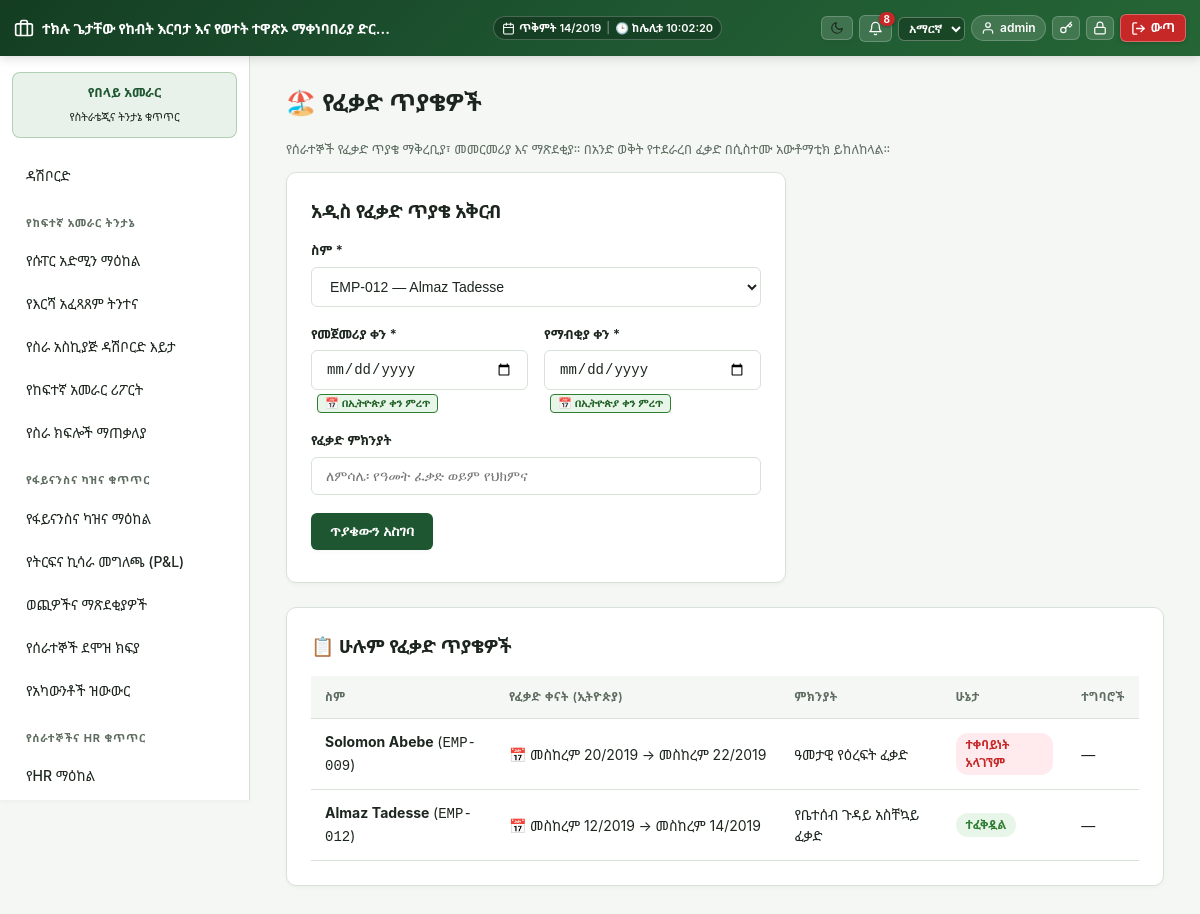
Screenshot of /modules/employees/leave.php (signed in) with the database file from the repository.
### tables this page shows
CREATE TABLE `leave_requests` (
  `id` int(11) NOT NULL,
  `employee_id` int(11) NOT NULL,
  `start_date` date NOT NULL,
  `end_date` date NOT NULL,
  `reason` varchar(255) DEFAULT NULL,
  `status` enum('pending','manager_approved','approved','rejected') NOT NULL DEFAULT 'pending'
);

CREATE TABLE `employees` (
  `id` int(11) NOT NULL,
  `user_id` int(11) DEFAULT NULL,
  `department_id` int(11) DEFAULT NULL,
  `employee_number` varchar(30) NOT NULL,
  `national_id` varchar(50) DEFAULT NULL,
  `blood_group` varchar(10) DEFAULT 'O+',
  `full_name` varchar(150) NOT NULL,
  `amharic_name` varchar(150) DEFAULT NULL,
  `job_title` varchar(100) DEFAULT NULL,
  `employment_type` enum('permanent','contract','daily','temporary') NOT NULL DEFAULT 'permanent',
  `phone` varchar(30) DEFAULT NULL,
  `emergency_contact` varchar(150) DEFAULT NULL,
  `emergency_contact_phone` varchar(50) DEFAULT NULL,
  `photo_path` varchar(255) DEFAULT NULL,
  `phone_alt` varchar(20) DEFAULT NULL,
  `hire_date` date DEFAULT NULL,
  `base_salary` decimal(12,2) DEFAULT NULL,
  `is_driver` tinyint(1) NOT NULL DEFAULT 0,
  `status` enum('active','on_leave','terminated') NOT NULL DEFAULT 'active'
);

### includes/auth.php (called while the page is built, shortened)
<?php
require_once __DIR__ . '/../config/db.php';
require_once __DIR__ . '/functions.php';
function current_user(): ?array
{
    return $_SESSION['user'] ?? null;
}

### includes/functions.php (called while the page is built, shortened)
<?php
require_once __DIR__ . '/../config/db.php';
require_once __DIR__ . '/ethiopian_calendar.php';
function h(?string $s): string { return htmlspecialchars($s ?? '', ENT_QUOTES, 'UTF-8'); }
function current_locale(): string
{
    $user = current_user();
    $locale = $user['locale'] ?? ($_SESSION['guest_locale'] ?? 'en');
    return array_key_exists($locale, SUPPORTED_LOCALES) ? $locale : 'en';
}
function t(string $key, ?string $fallback = null): string
{
    static $cache = [];
    $locale = current_locale();
    if (!isset($cache[$locale])) {
        $path = __DIR__ . "/lang/{$locale}.php";
        $cache[$locale] = file_exists($path) ? require $path : [];
    }
    if (!isset($cache['en'])) {
        $pathEn = __DIR__ . '/lang/en.php';
        $cache['en'] = file_exists($pathEn) ? require $pathEn : [];
    }
    return $cache[$locale][$key] ?? $cache['en'][$key] ?? $fallback ?? $key;
}

### config/db.php (called while the page is built, shortened)
<?php
function db(): PDO
{
    static $pdo = null;
    if ($pdo === null) {
        try {
            $pdo = new PDO(
                "mysql:host=" . DB_HOST . ";dbname=" . DB_NAME . ";charset=utf8mb4",
                DB_USER,
                DB_PASS,
                [
                    PDO::ATTR_ERRMODE => PDO::ERRMODE_EXCEPTION,
                    PDO::ATTR_DEFAULT_FETCH_MODE => PDO::FETCH_ASSOC,
                ]
            );
        } catch (PDOException $e) {
            die('Database connection failed: ' . htmlspecialchars($e->getMessage()) .
                '<br>Check config/db.php — is MySQL running in XAMPP, and does the "aleltu_eifms" database exist?');
        }
    }
    return $pdo;
}

### includes/ethiopian_calendar.php (called while the page is built, shortened)
<?php
class EthiopianDate {
    public static array $months = [
        1 => 'መስከረም',
        2 => 'ጥቅምት',
        3 => 'ህዳር',
        4 => 'ታህሳስ',
        5 => 'ጥር',
        6 => 'የካቲት',
        7 => 'መጋቢት',
        8 => 'ሚያዝያ',
        9 => 'ግንቦት',
        10 => 'ሰኔ',
        11 => 'ሐምሌ',
        12 => 'ነሐሴ',
        13 => 'ጳጉሜን'
    ];
    public static array $weekdays = [
        0 => 'እሁድ',
        1 => 'ሰኞ',
        2 => 'ማክሰኞ',
        3 => 'ረቡዕ',
        4 => 'ሐሙስ',
        5 => 'አርብ',
        6 => 'ቅዳሜ'
    ];
    public static function fromGregorian(int $gy, int $gm, int $gd): array {
        $jdn = gregoriantojd($gm, $gd, $gy);
        $r = ($jdn - self::ETHIOPIC_EPOCH) % 1461;
        $n = ($r % 365) + 365 * intdiv($r, 1460);
        $ey = 4 * intdiv($jdn - self::ETHIOPIC_EPOCH, 1461) + intdiv($r, 365) - intdiv($r, 1460);
        $em = intdiv($n, 30) + 1;
        $ed = ($n % 30) + 1;
        return [$ey, $em, $ed];
    }
    public static function format(?string $dateStr, string $format = 'medium'): string {
        $time = strtotime($dateStr);
        $gy = (int)date('Y', $time);
        $gm = (int)date('n', $time);
        $gd = (int)date('j', $time);
        $w  = (int)date('w', $time);
        [$ey, $em, $ed] = self::fromGregorian($gy, $gm, $gd);
        $monthName = self::$months[$em] ?? '';
        $weekdayName = self::$weekdays[$w] ?? '';
        return match ($format) {
            'short'   => sprintf('%02d/%02d/%04d', $ed, $em, $ey),
            'numeric' => sprintf('%04d-%02d-%02d', $ey, $em, $ed),
            'long'    => sprintf('%s፣ %s %d ቀን %d ዓ.ም', $weekdayName, $monthName, $ed, $ey),
            default   => sprintf('%s %d/%d', $monthName, $ed, $ey)
        };
    }
}
function eth_date(?string $dateStr, string $format = 'medium'): string {
    return EthiopianDate::format($dateStr, $format);
}

### modules/employees/leave.php (the view, shortened to what this page needs)
<?php
require_once __DIR__ . '/../../includes/functions.php';
require_once __DIR__ . '/../../includes/auth.php';
require_once __DIR__ . '/../../includes/header.php';
$employees = db()->query("SELECT id, employee_number, full_name FROM employees WHERE status = 'active' ORDER BY full_name")->fetchAll();
$leaves = db()->query(
    "SELECT l.*, e.full_name, e.employee_number FROM leave_requests l JOIN employees e ON e.id = l.employee_id ORDER BY l.id DESC LIMIT 30"
)->fetchAll();
?>
<h2 class="mt-0">🏖️ <?= h(t('nav.leave_requests', 'Leave Requests')) ?></h2>
<p class="text-muted"><?= current_locale() === 'am' ? 'የሰራተኞች የፈቃድ ጥያቄ ማቅረቢያ፣ መመርመሪያ እና ማጽደቂያ። በአንድ ወቅት የተደራረበ ፈቃድ በሲስተሙ አውቶማቲክ ይከለከላል።' : 'Overlapping already-approved leave for the same employee is blocked automatically.' ?></p>
<div class="card" style="max-width:500px">
    <h3><?= current_locale() === 'am' ? 'አዲስ የፈቃድ ጥያቄ አቅርብ' : 'New Leave Request' ?></h3>
    <form method="post"><?= csrf_field() ?>
        <div class="form-group"><label><?= h(t('common.name', 'Employee')) ?> *</label>
            <select name="employee_id" required>
                <?php foreach ($employees as $e): ?><option value="<?= (int) $e['id'] ?>"><?= h($e['employee_number']) ?> — <?= h($e['full_name']) ?></option><?php endforeach; ?>
            </select>
        </div>
        <div class="form-row">
            <div class="form-group"><label><?= current_locale() === 'am' ? 'የመጀመሪያ ቀን *' : 'Start Date *' ?></label><input type="date" name="start_date" required></div>
            <div class="form-group"><label><?= current_locale() === 'am' ? 'የማብቂያ ቀን *' : 'End Date *' ?></label><input type="date" name="end_date" required></div>
        </div>
        <div class="form-group"><label><?= current_locale() === 'am' ? 'የፈቃድ ምክንያት' : 'Reason' ?></label><input type="text" name="reason" placeholder="<?= current_locale() === 'am' ? 'ለምሳሌ፡ የዓመት ፈቃድ ወይም የህክምና' : 'e.g. Annual leave or medical' ?>"></div>
        <button class="btn" type="submit"><?= current_locale() === 'am' ? 'ጥያቄውን አስገባ' : 'Submit Request' ?></button>
    </form>
</div>
<div class="card">
    <h3 style="margin-top:0">📋 <?= current_locale() === 'am' ? 'ሁሉም የፈቃድ ጥያቄዎች' : 'All Leave Requests' ?></h3>
    <div style="overflow-x:auto">
        <table>
            <thead>
                <tr>
                    <th><?= h(t('common.name', 'Employee')) ?></th>
                    <th><?= current_locale() === 'am' ? 'የፈቃድ ቀናት (ኢትዮጵያ)' : 'Dates' ?></th>
                    <th><?= current_locale() === 'am' ? 'ምክንያት' : 'Reason' ?></th>
                    <th><?= h(t('common.status', 'Status')) ?></th>
                    <th><?= h(t('common.actions', 'Decide')) ?></th>
                </tr>
            </thead>
            <tbody>
                <?php foreach ($leaves as $l):
                    $stText = match($l['status']) {
                        'approved' => (current_locale() === 'am' ? 'ተፈቅዷል' : 'Approved'),
                        'rejected' => (current_locale() === 'am' ? 'ተቀባይነት አላገኘም' : 'Rejected'),
                        default => (current_locale() === 'am' ? 'በመጠባበቅ ላይ' : 'Pending')
                    };
                ?>
                    <tr>
                        <td><strong><?= h($l['full_name']) ?></strong> (<code><?= h($l['employee_number']) ?></code>)</td>
                        <td style="white-space:nowrap">📅 <?= eth_date($l['start_date']) ?> → <?= eth_date($l['end_date']) ?></td>
                        <td><?= h($l['reason'] ?: '—') ?></td>
                        <td><span class="badge <?= $l['status']==='approved'?'active':($l['status']==='rejected'?'sold':'dry') ?>"><?= h($stText) ?></span></td>
                        <td>
                            <?php if ($l['status'] === 'pending'): ?>
                                <form method="post" style="display:inline"><?= csrf_field() ?>
                                    <input type="hidden" name="leave_id" value="<?= (int) $l['id'] ?>">
                                    <input type="hidden" name="decision" value="approve">
                                    <button class="btn secondary" type="submit" style="padding:4px 10px;white-space:nowrap">✓ <?= current_locale() === 'am' ? 'ፍቀድ' : 'Approve' ?></button>
                                </form>
                                <form method="post" style="display:inline"><?= csrf_field() ?>
                                    <input type="hidden" name="leave_id" value="<?= (int) $l['id'] ?>">
                                    <input type="hidden" name="decision" value="reject">
                                    <button class="btn danger" type="submit" style="padding:4px 10px;white-space:nowrap">✕ <?= current_locale() === 'am' ? 'ከልክል' : 'Reject' ?></button>
                                </form>
                            <?php else: ?>—<?php endif; ?>
                        </td>
                    </tr>
                <?php endforeach; ?>
            </tbody>
        </table>
    </div>
</div>
<?php require_once __DIR__ . '/../../includes/footer.php'; ?>

### assets/css/app.css (style rules this page uses)
:root { --primary: #1e5631; --primary-dark: #143d22; --primary-light: #2e7d32; --primary-subtle: #e8f5e9; --accent: #43a047; --bg: #f4f7f4; --card: #ffffff; --text: #1c261e; --muted: #5e6d60; --border: #d8e2d8; --danger: #c62828; --danger-bg: #ffebee; --warn: #e65100; --warn-bg: #fff3e0; --success: #2e7d32; --success-bg: #e8f5e9; --shadow-sm: 0 2px 4px rgba(0,0,0,0.03); --shadow-md: 0 4px 12px rgba(0,0,0,0.06); --shadow-lg: 0 10px 25px rgba(0,0,0,0.09); --radius-sm: 6px; --radius-md: 10px; --radius-lg: 16px; --transition: all 0.2s cubic-bezier(0.4, 0, 0.2, 1); }
* { box-sizing: border-box; }
body { font-family: 'Nyala', 'Abyssinica SIL', 'Noto Sans Ethiopic', -apple-system, BlinkMacSystemFont, "Segoe UI", Roboto, "Helvetica Neue", Arial, sans-serif; background: var(--bg); color: var(--text); margin: 0; line-height: 1.5; -webkit-font-smoothing: antialiased; }
.card { background: var(--card); border: 1px solid var(--border); border-radius: var(--radius-md); padding: 24px; margin-bottom: 24px; box-shadow: var(--shadow-sm); transition: var(--transition); }
.card h2, .card h3 { margin-top: 0; margin-bottom: 16px; color: var(--text); font-weight: 600; letter-spacing: -0.2px; }
table { width: 100%; border-collapse: collapse; }
th, td { text-align: left; padding: 12px 14px; border-bottom: 1px solid var(--border); font-size: 14px; }
th { color: var(--muted); font-weight: 600; font-size: 12px; text-transform: uppercase; letter-spacing: 0.5px; background: var(--bg); }
.btn { display: inline-flex; align-items: center; justify-content: center; padding: 9px 18px; background: var(--primary); color: #ffffff !important; border: 1px solid transparent; border-radius: var(--radius-sm); cursor: pointer; font-size: 14px; font-weight: 600; transition: var(--transition); box-shadow: var(--shadow-sm); margin-right: 8px; margin-bottom: 8px; }
.form-group { margin-bottom: 18px; }
.form-group label { display: block; font-size: 13px; font-weight: 600; margin-bottom: 6px; color: var(--text); }
.form-group input, .form-group select, .form-group textarea { width: 100%; padding: 10px 14px; border: 1px solid var(--border); border-radius: var(--radius-sm); font-size: 14px; background: var(--card); color: var(--text); transition: var(--transition); }
.form-row { display: flex; gap: 16px; }
.form-row .form-group { flex: 1; }
.badge { display: inline-block; padding: 3px 10px; border-radius: 12px; font-size: 12px; font-weight: 600; background: var(--primary-subtle); color: var(--primary); }
.badge.milking, .badge.active, .badge.registered { background: var(--success-bg); color: var(--success); }
.badge.sold, .badge.deceased, .badge.closed { background: var(--danger-bg); color: var(--danger); }
.text-muted { color: var(--muted); font-size: 13px; }
.mt-0 { margin-top: 0; }

### rows the page displays
leave_requests: employee.full_name "Solomon Abebe", employee.employee_number "EMP-009", start_date "መስከረም 20/2019", end_date "መስከረም 22/2019", reason "ዓመታዊ የዕረፍት ፈቃድ", status "ተቀባይነት አላገኘም"
leave_requests: employee.full_name "Almaz Tadesse", employee.employee_number "EMP-012", start_date "መስከረም 12/2019", end_date "መስከረም 14/2019", reason "የቤተሰብ ጉዳይ አስቸኳይ ፈቃድ", status "ተፈቅዷል"

### other values shown
$unread "8"
$user['name'] "admin"
t('nav.dashboard') "ዳሽቦርድ"
$sec['title'] "የከፍተኛ አመራር ትንታኔ"
$item['label'] "የሱፐር አድሚን ማዕከል"
$item['label'] "የእርሻ አፈጻጸም ትንተና"
$item['label'] "የስራ አስኪያጅ ዳሽቦርድ እይታ"
$item['label'] "የከፍተኛ አመራር ሪፖርት"
$item['label'] "የስራ ክፍሎች ማጠቃለያ"
$sec['title'] "የፋይናንስና ካዝና ቁጥጥር"
$item['label'] "የፋይናንስና ካዝና ማዕከል"
$item['label'] "የትርፍና ኪሳራ መግለጫ (P&L)"
$item['label'] "ወጪዎችና ማጽደቂያዎች"
$item['label'] "የሰራተኞች ደሞዝ ክፍያ"
$item['label'] "የአካውንቶች ዝውውር"
